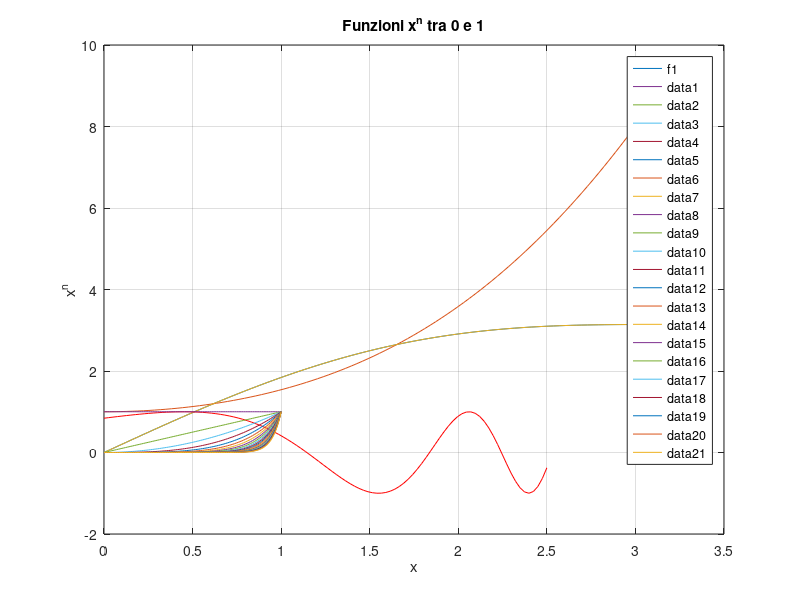
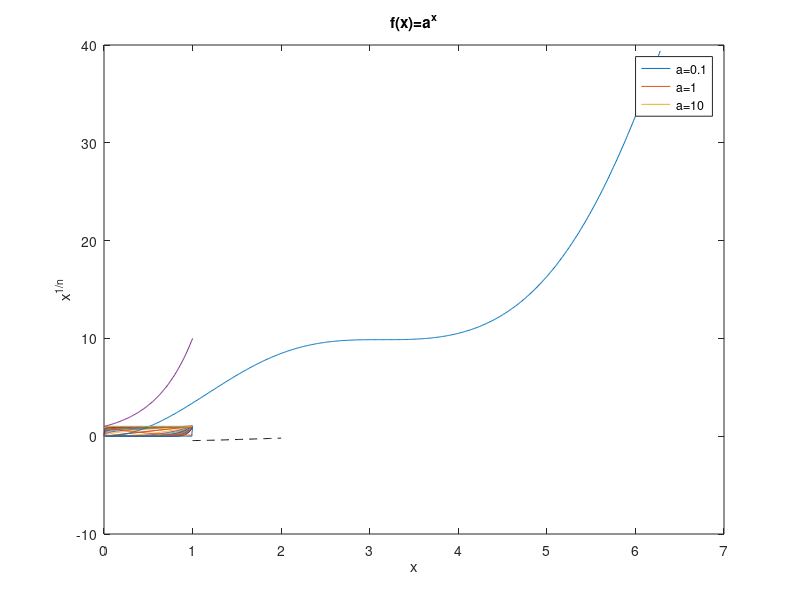

Recreate these plots in MATLAB, in order.
%%
addpath('..\lib\');
%%
clc; clear; 
x = linspace(0, pi, 100);
y = 2 * sin(x) .* cos(x) + 2 * x;

plot(x, y)

%%
clc; clear;

x = linspace(0, pi);
fx = sin(x) + x;
gx = x.^2 + cos(x);

plot(x, fx)
hold on
plot(x, gx)
% or simply plot(x, fx, ..., x, gx)

%%
clc; clear;

x = linspace(0, pi);
fx = sin(x) + x;
gx = x.^2 + cos(x);

figure(1)
plot(x, fx)
figure(2)
plot(x, gx)

%% 1)
clc; clear;

xf = linspace(1, 2, 50);
fx = 2 * log(xf+2) ./ sqrt(xf+1);

xg = linspace(0, 5, 50);
gx = (xg.^2 + 2*xg + 1) ./ (xg.^2 + 1);

plot(xf, fx, xg, gx)

%%
clc; clear;

x = [-5 -4.5 -3 -2.3 -1 0.5 1 2 3 4 5];
y = [-0.9 -0.85 -0.4 -0.2 0.4 0.3 0.7 0.6 0.8 1 1.2];
plot(x, y, '*')

%%
clc; clear;

x = 0:pi/20:2*pi;
y = sin(x);
plot(x, y, '--r');
axis([0 2*pi -1.5 1.5])

%% 2)
clc; clear;

x1 = linspace(0, 2.5);
y1 = sin(exp(x1));

x2 = linspace(-3, 1.5);
y2 = (x2.^3 - 3 * x2 + 2) .* exp(x2);

figure(1)
plot(x1, y1, 'r')
title('f1(x) = sin(e^x)')
legend('f1')
grid on

figure(2)
plot(x2, y2, 'b')
title('f2(x) = (x^3-3x+2)e^x')
legend('f2')
grid on

%% 3) the simple way
clc; clear;

x = linspace(0, 1);
for n = 0:20
    plot(x, x.^n);
    hold on
end
title('Funzioni x^n tra 0 e 1')
xlabel('x')
ylabel('x^n')

%% 3) the Matlab way
clc; clear; 

N = 0:20;

x = linspace(0, 1).';
Y = x.^N;

figure(1)
plot(x, Y)
title('Funzioni x^n tra 0 e 1')
xlabel('x')
ylabel('x^n')

Y2 = x.^(1./N);

figure(2)
plot(x, Y2)
title('Funzioni x^{1/n} tra 0 e 1')
xlabel('x')
ylabel('x^{1/n}')


%%

f = @(x) (sin(x) + x).^2;

x = 0:0.01:2*pi;
y = f(x);
plot(x, y)

%% 4)
clc; clear;

f = @(x) (2 * log(x+2) ./ sqrt(x+1)) - (x.^2 + 2*x + 1) ./ (x.^2 + 1);

x = 1:0.01:2;
plot(x, f(x), '--k')

%%
clc; clear;

f = @(a,x) a.^x;

a = [0.1 1 10];
x = 0:0.01:1;
Y = f(a', x);

plot(x, Y)
title('f(x)=a^x')
legend('a=0.1', 'a=1', 'a=10')
